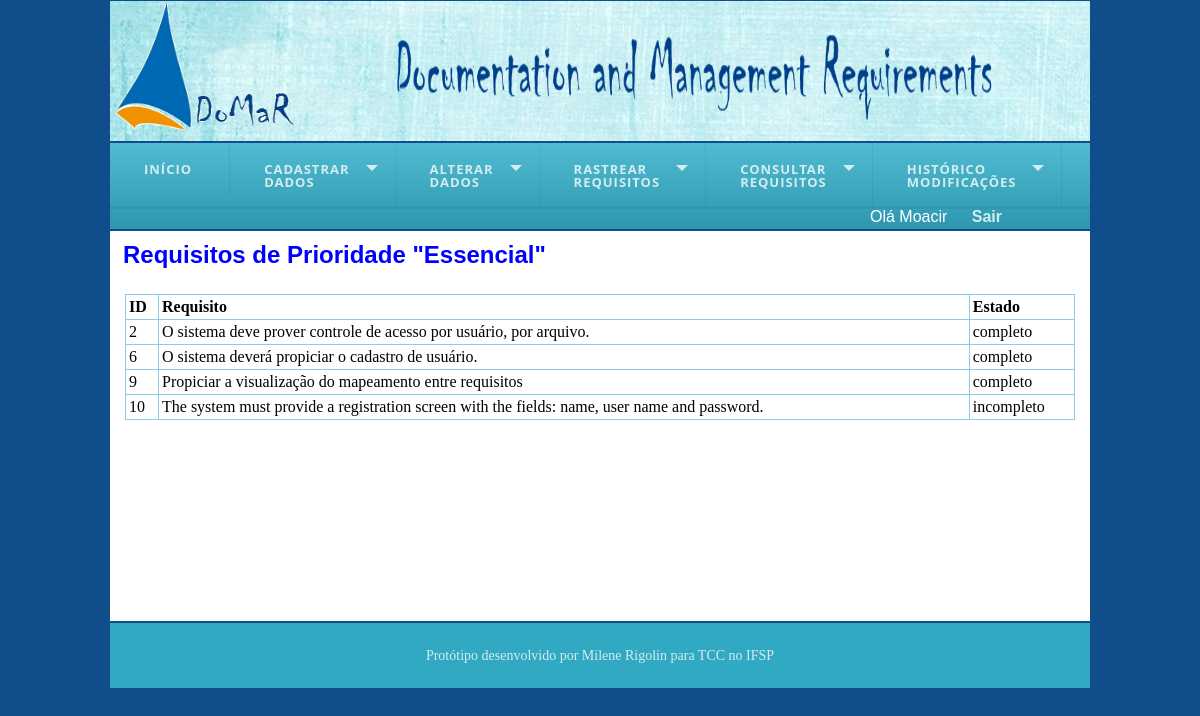
Screenshot of /mon_pri_essencial.php (signed in) with the database file from the repository.
### tables this page shows
CREATE TABLE `requisito` (
  `id` int(11) NOT NULL AUTO_INCREMENT,
  `texto_req` varchar(3000) NOT NULL,
  `descricao` varchar(300) DEFAULT NULL,
  `data` datetime NOT NULL,
  `categoria` varchar(100) DEFAULT NULL,
  `tipo` varchar(100) DEFAULT NULL,
  `estado` varchar(100) DEFAULT NULL,
  `prioridade` varchar(100) DEFAULT NULL,
  `origem_id` int(11) NOT NULL,
  `usuario_id_cliente` int(11) NOT NULL,
  `usuario_id_funcionario` int(11) NOT NULL,
  `titulo_req` varchar(80) NOT NULL,
  `id_user_alteracao` int(11) DEFAULT NULL,
  `ultima_alteracao` datetime DEFAULT NULL,
  PRIMARY KEY (`id`),
  KEY `fk_requisito_origem1_idx` (`origem_id`),
  KEY `fk_requisito_usuario1_idx` (`usuario_id_cliente`),
  KEY `fk_requisito_usuario2_idx` (`usuario_id_funcionario`),
  KEY `fk_requisito_id_user_alteracao` (`id_user_alteracao`),
  CONSTRAINT `fk_requisito_origem1` FOREIGN KEY (`origem_id`) REFERENCES `origem` (`id`) ON DELETE NO ACTION ON UPDATE NO ACTION
);

### mon_pri_essencial.php (the view, shortened to what this page needs)
<?php
	include "template/topo.php";
?>
<div id = "content">
  <?php
		if($con){
			$sql = "select * from requisito WHERE prioridade= 'essencial'";
			$rs = mysqli_query($con, $sql);
			if($rs){?>
				<h2> Requisitos de Prioridade "Essencial" </h2><center>
				<table  align = "center">
					<tr align = "left">
						<th>ID</th>
						<th>Requisito</th>
						<th>Estado</th>
					</tr>
				<?php
					while ($valor = mysqli_fetch_array($rs)){
						echo "<tr align = 'center'>
								<td> ".$valor["id"]."</td>
								<td> ".$valor["texto_req"]."</td>
								<td> ".$valor["estado"]."</td>
							</tr>";
					}
					echo "</table></center>";
			}
			else{
				echo "Erro de Consulta de requisito: ".mysqli_error($con);
			}
		}
		else{
			echo "Erro de conexão: ".mysqli_error($con);
		}
 ?>
</div>
<?php
	include "template/rodape.php";
?>

### css/formatacao.css (style rules this page uses)
* { border: 0px; margin: 0px; }
body { background-color: #104E8B; }
#content { background:#FFFFFF; height: 380px; width: 970px; margin-top: 2px; margin-bottom: 2px; padding-top: 10px; padding-left: 5px; padding-right: 5px; float: right; overflow:auto; }
h2, h3 { color: #0000FF; font-family: Arial,Helvetica,sans-serif; padding-left: 8px; }
table, td, th, tr { border: 1px solid #87CEEB; border-collapse: collapse; padding: 3px; margin-top: 25px; text-align: left; }
table { width: 950px; }

### rows the page displays
requisito: id "2", texto_req "O sistema deve prover controle de acesso por usuário, por arquivo.", estado "completo"
requisito: id "6", texto_req "O sistema deverá propiciar o cadastro de usuário.", estado "completo"
requisito: id "9", texto_req "Propiciar a visualização do mapeamento entre requisitos", estado "completo"
requisito: id "10", texto_req "The system must provide a registration screen with the fields: name, user name and password.", estado "incompleto"

### other values shown
$_SESSION['nome'] "Moacir"
